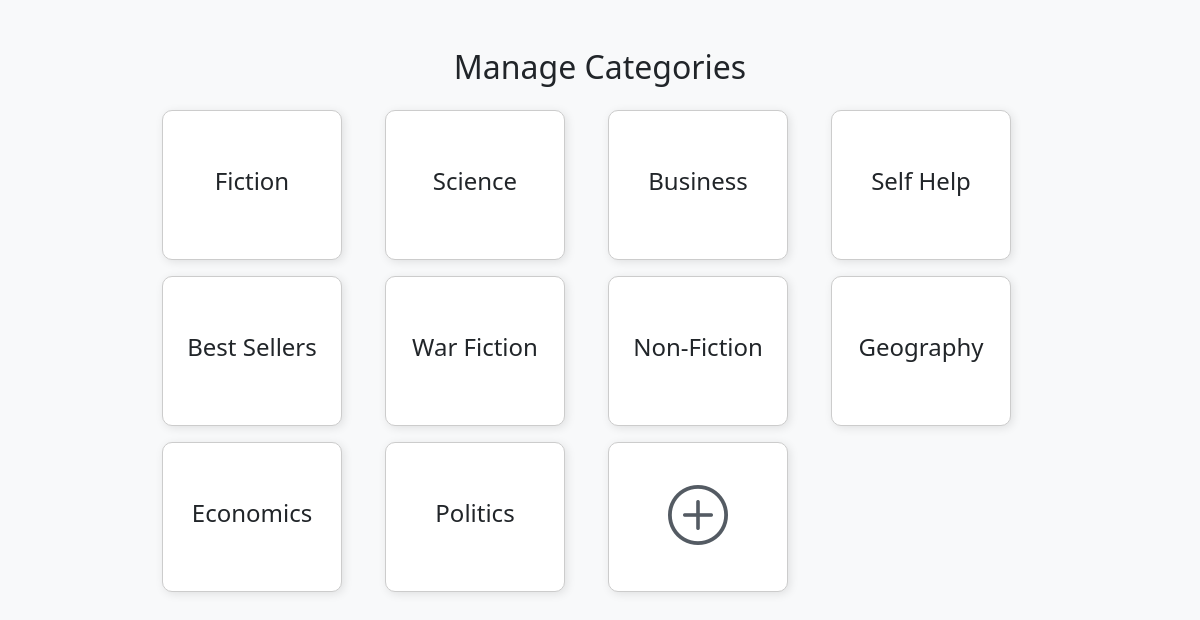
The app's page /create-categories/ with its own data.
### myapp/models.py (models this page shows, shortened)
class Category(models.Model):
    name = models.CharField(max_length=255)
    image = models.ImageField(upload_to='category_images/', blank=True, null=True)

### myapp/views.py (the view)
# urls.py: path('create-categories/', views.create_categories, name='create_categories'),
def create_categories(request):
    categories = Category.objects.all()
    return render(request, 'create_categories.html', {'categories': categories})

### templates/create_categories.html (shortened to what this page needs)
{% load static %}
<!DOCTYPE html>
<html lang="en">
<head>
    <link href="https://cdn.jsdelivr.net/npm/bootstrap@5.3.0/dist/css/bootstrap.min.css" rel="stylesheet">
    <link rel="stylesheet" href="https://cdn.jsdelivr.net/npm/bootstrap-icons/font/bootstrap-icons.css">
</head>
<body>
<div class="container mt-5">
    <h2 class="text-center mb-4">Manage Categories</h2>
    <div class="row g-3">
        {% for category in categories %}
            <div class="col-sm-3">
                <div class="category-box">
                    <a href="{% url 'category_detail' category.id %}" style="text-decoration: none;" class="text-dark"><h4>{{ category.name }}</h4></a>
                </div>
            </div>
        {% endfor %}
        <div class="col-sm-3">
            <a href="{% url 'create_category' %}" class="category-box add-category">
                <i class="bi bi-plus-circle"></i>
            </a>
        </div>
    </div>
</div>
</body>
</html>

### templates/create_categories.html (style rules this page uses)
body { background-color: #f8f9fa; }
.category-box { display: flex; align-items: center; justify-content: center; height: 150px; width: 180px; border: 1px solid #ccc; border-radius: 10px; background-color: #ffffff; text-align: center; font-size: 18px; font-weight: bold; color: #333; text-decoration: none; box-shadow: 2px 2px 10px rgba(0, 0, 0, 0.1); padding: 15px; cursor: pointer; transition: all 0.3s ease-in-out; }
.add-category { color: #545b63; display: flex; flex-direction: column; align-items: center; justify-content: center; }
.add-category i { font-size: 60px; margin-bottom: 5px; }
.container { max-width: 900px; }

### records on screen
Category: name "Fiction"
Category: name "Science"
Category: name "Business"
Category: name "Self Help"
Category: name "Best Sellers"
Category: name "War Fiction"
Category: name "Non-Fiction"
Category: name "Geography"
Category: name "Economics"
Category: name "Politics"
